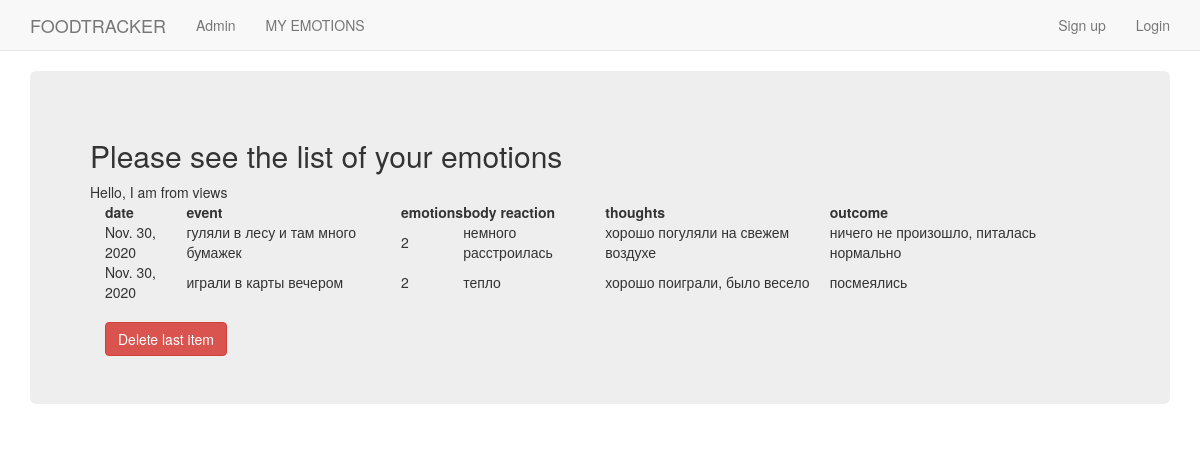
The app's page /basic_app/emotions/, older data.
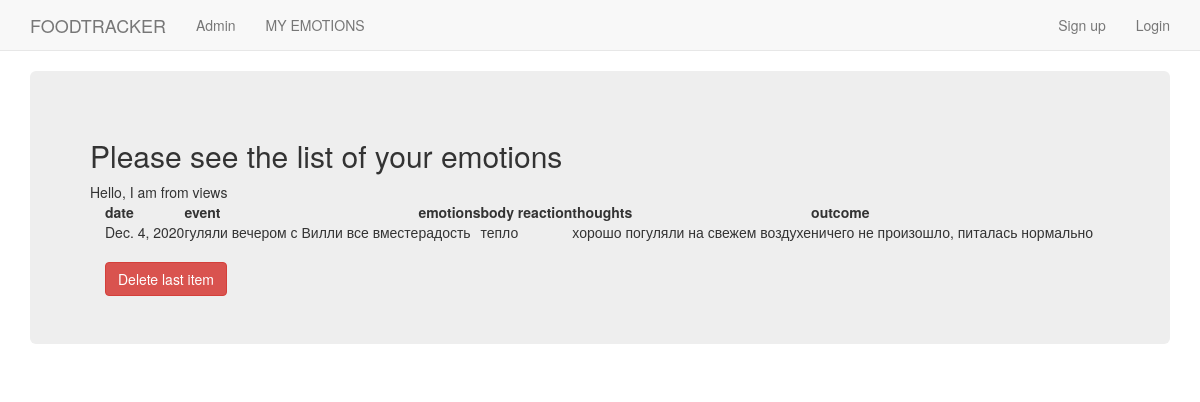
The same page, newer data.
### basic_app/models.py (models this page shows)
class Emotions(models.Model):
    EMOTIONS_CHOICES = (
    (u'1', u'Страх'),
    (u'2', u'Тоска'),
    (u'3', u'Гнев'),
    (u'4', u'Стыд'),
    (u'5', u'Радость'),
)
    date = models.DateField()
    event = models.CharField(max_length= 100)
    emotions = models.CharField(max_length= 100)
    body_reaction = models.CharField(max_length= 100)
    thoughts = models.CharField(max_length= 100)
    outcome = models.CharField(max_length= 100)

### basic_app/views.py (the view)
def emotions(request):
    emotions_list = Emotions.objects.all()
    context_dict = {'emotions_records':emotions_list,'insert_me':'Hello, I am from views'}
    if request.method == 'POST':
        try:
            print(Emotions.objects.last().event)
            Emotions.objects.last().delete()
        except:
            print('No items to delete')
    return render(request,'basic_app/emotions.html', context = context_dict)

### templates/basic_app/emotions.html (shortened to what this page needs)
{% extends "basic_app/base.html" %}
    {% block body_block %}
    <div class = 'jumbotron'>
        <h2>Please see the list of your emotions</h2>
        {{insert_me}}
        <div class = 'container'>
            {% if emotions_records%}
                <table>
                    <thead>
                        <th>date</th>
                        <th>event</th>
                        <th>emotions</th>
                        <th>body reaction</th>
                        <th>thoughts</th>
                        <th>outcome</th>
                    </thead>
                    {% for em in emotions_records %}
                    <tr>
                        <td>{{em.date}}</td>
                        <td>{{em.event}}</td>
                        <td>{{em.emotions}}</td>
                        <td>{{em.body_reaction}}</td>
                        <td>{{em.thoughts}}</td>
                        <td>{{em.outcome}}</td>
                    </tr>
                    {% endfor%}
                </table>
                <br>
                <form  method = "POST">
                    <input type="submit" class = 'btn btn-danger' value = 'Delete last item' name = 'delete'>
                </form>
            {% else %}
            <p> No records</p>
            {% endif%}
        </div>
    </div>
    {%endblock%}

Row changes from the older to the newer data that the page shows:
removed Emotions: date "Nov. 30, 2020", event "гуляли в лесу и там много бумажек", emotions "2", body_reaction "немного расстроилась", thoughts "хорошо погуляли на свежем воздухе", outcome "ничего не произошло, питалась нормально"
removed Emotions: date "Nov. 30, 2020", event "играли в карты вечером", emotions "2", body_reaction "тепло", thoughts "хорошо поиграли, было весело", outcome "посмеялись"
added Emotions: date "Dec. 4, 2020", event "гуляли вечером с Вилли все вместе", emotions "радость", body_reaction "тепло", thoughts "хорошо погуляли на свежем воздухе", outcome "ничего не произошло, питалась нормально"
